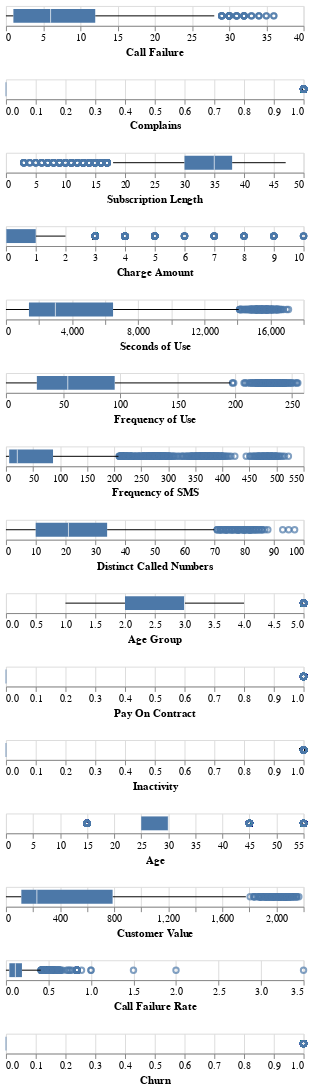

This figure's notebook cell:
### Markdown cell above
<a id="outlier"></a>
### Outliers

### Code cell
graph = []
for i in data.columns:
    chart = alt.Chart(data).mark_boxplot().encode(
        x=alt.X(f'{i}'), 
    )
    graph.append(chart)

alt.vconcat(*graph)

### Figure 1 — Vega-Lite specification as saved in the notebook (floating-point values rounded to 4 significant figures; data arrays with more than 128 entries replaced by an {"elided": "..."} marker saying what was removed)
{"config": {"view": {"continuousWidth": 300, "continuousHeight": 300}}, "vconcat": [{"mark": {"type": "boxplot"}, "encoding": {"x": {"field": "Call Failure", "type": "quantitative"}}}, {"mark": {"type": "boxplot"}, "encoding": {"x": {"field": "Complains", "type": "quantitative"}}}, {"mark": {"type": "boxplot"}, "encoding": {"x": {"field": "Subscription Length", "type": "quantitative"}}}, {"mark": {"type": "boxplot"}, "encoding": {"x": {"field": "Charge Amount", "type": "quantitative"}}}, {"mark": {"type": "boxplot"}, "encoding": {"x": {"field": "Seconds of Use", "type": "quantitative"}}}, {"mark": {"type": "boxplot"}, "encoding": {"x": {"field": "Frequency of Use", "type": "quantitative"}}}, {"mark": {"type": "boxplot"}, "encoding": {"x": {"field": "Frequency of SMS", "type": "quantitative"}}}, {"mark": {"type": "boxplot"}, "encoding": {"x": {"field": "Distinct Called Numbers", "type": "quantitative"}}}, {"mark": {"type": "boxplot"}, "encoding": {"x": {"field": "Age Group", "type": "quantitative"}}}, {"mark": {"type": "boxplot"}, "encoding": {"x": {"field": "Pay On Contract", "type": "quantitative"}}}, {"mark": {"type": "boxplot"}, "encoding": {"x": {"field": "Inactivity", "type": "quantitative"}}}, {"mark": {"type": "boxplot"}, "encoding": {"x": {"field": "Age", "type": "quantitative"}}}, {"mark": {"type": "boxplot"}, "encoding": {"x": {"field": "Customer Value", "type": "quantitative"}}}, {"mark": {"type": "boxplot"}, "encoding": {"x": {"field": "Call Failure Rate", "type": "quantitative"}}}, {"mark": {"type": "boxplot"}, "encoding": {"x": {"field": "Churn", "type": "quantitative"}}}], "data": {"name": "data-8705d885a14929bf559032b9742a1652"}, "$schema": "https://vega.github.io/schema/vega-lite/v5.16.3.json", "datasets": {"data-8705d885a14929bf559032b9742a1652": {"elided": "3150 records"}}}
